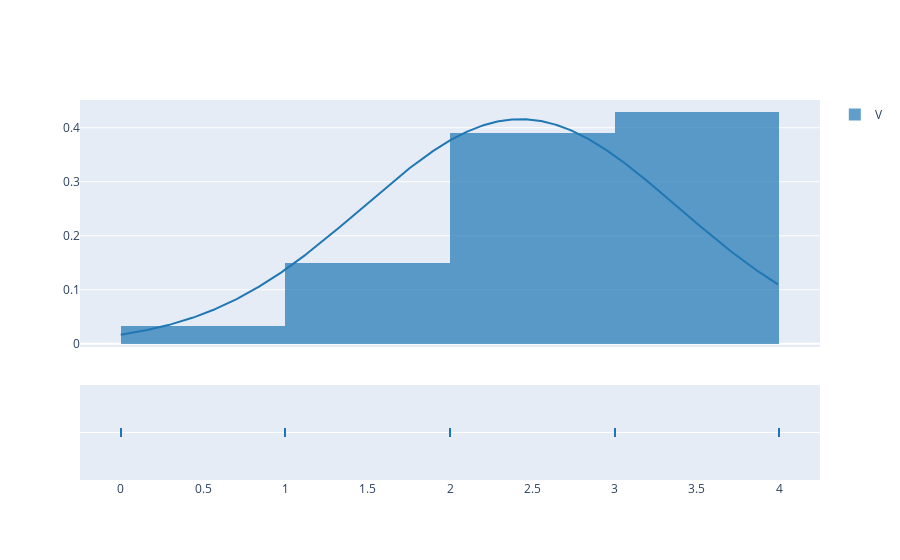

The notebook cell saved with this chart:
### Code cell
V = rng.binomial(4,0.6, size=1000)
ff.create_distplot([V], ["V"], show_hist=True, curve_type="normal")

### Figure 1 — Plotly figure (JSON) as saved in the notebook; plotly's stock layout.template omitted (floating-point values rounded to 4 significant figures; data arrays with more than 128 entries replaced by an {"elided": "..."} marker saying what was removed)
{"data": [{"autobinx": false, "histnorm": "probability density", "legendgroup": "V", "marker": {"color": "rgb(31, 119, 180)"}, "name": "V", "opacity": 0.7, "type": "histogram", "x": {"elided": "1000 int values"}, "xaxis": "x", "xbins": {"end": 4, "size": 1, "start": 0}, "yaxis": "y"}, {"legendgroup": "V", "marker": {"color": "rgb(31, 119, 180)"}, "mode": "lines", "name": "V", "showlegend": false, "type": "scatter", "x": {"elided": "500 float values"}, "xaxis": "x", "y": {"elided": "500 float values"}, "yaxis": "y"}, {"legendgroup": "V", "marker": {"color": "rgb(31, 119, 180)", "symbol": "line-ns-open"}, "mode": "markers", "name": "V", "showlegend": false, "type": "scatter", "x": {"elided": "1000 int values"}, "xaxis": "x", "y": {"elided": "1000 str values"}, "yaxis": "y2"}], "layout": {"barmode": "overlay", "hovermode": "closest", "legend": {"traceorder": "reversed"}, "xaxis": {"anchor": "y2", "domain": [0, 1], "zeroline": false}, "yaxis": {"anchor": "free", "domain": [0.35, 1], "position": 0}, "yaxis2": {"anchor": "x", "domain": [0, 0.25], "dtick": 1, "showticklabels": false}}}
